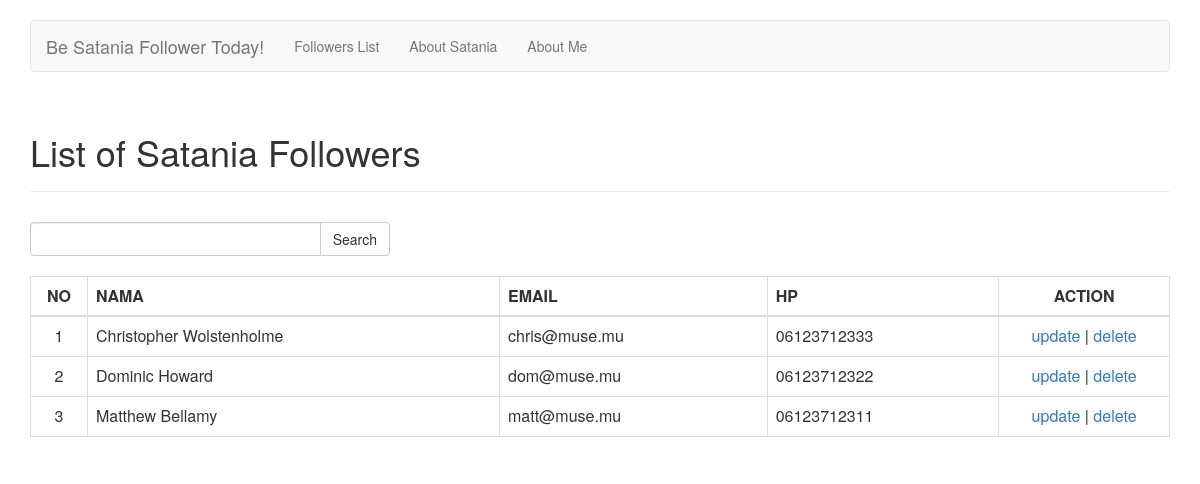
/list.php, run on an earlier commit of the app's database.
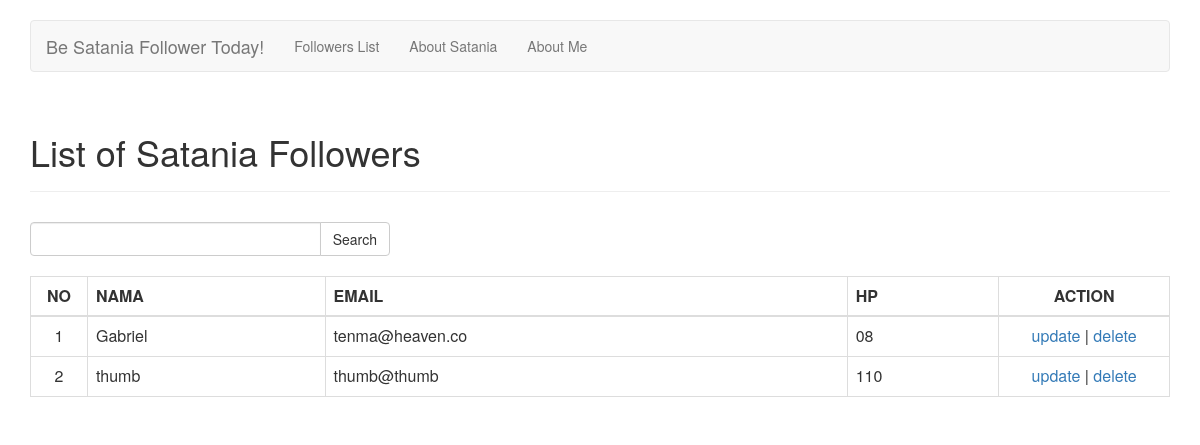
And on a later commit of the database.
### tables this page shows
CREATE TABLE `t_member` (
  `id` int(11) NOT NULL,
  `nama` varchar(100) NOT NULL,
  `email` varchar(75) NOT NULL,
  `hp` varchar(50) NOT NULL
);

### list.php (the view, shortened to what this page needs)
<html>
<head>
<?php
include "header.php";
include "connect.php";
$sql = mysqli_query($con,"SELECT id, nama, email, hp FROM t_member ORDER BY ID DESC");
?>
</head>
<body onload="apex_search.init();">
<div class="container">
<?php include "nav.php"; ?>
<div class="row">
    <div class="col-lg-12">
        <div class="page-header">
            <h1>List of Satania Followers</h1>
        </div>
    </div>
</div>
<p>
<div class="row">
<div class="col-lg-4">
    <div class="input-group">
	<input type="text" size="30" class="form-control" maxlength="1000" value="" id="S" onkeyup="apex_search.search(event);" />
	<span class="input-group-btn">
	<input type="button" class="btn btn-default" value="Search" onclick="apex_search.lsearch();"/>
	</span>
	</div>
</div>
</div>
<br />
<div class="row">
	<div class="col-md-12">
	<p>
		<table class="table table-hover table-bordered">
			<thead>
				<tr>
					<th width="5%"><center>NO</center></th>
					<th>NAMA</th>
					<th>EMAIL</th>
					<th>HP</th>
					<th width="15%"><center>ACTION</center></th>
				</tr>
			</thead>
			<tbody id="data">
			<?php $no=1;while ($row = mysqli_fetch_array($sql)) { ?>
				<tr>
					<td align="center"><?php echo $no; ?></td>
					<td><?php echo $row['nama']; ?></td>
					<td><?php echo $row['email']; ?></td>
					<td><?php echo $row['hp']; ?></td>
					<td align="center">
					<a href="edit.php?id=<?php echo $row['id']; ?>">update</a>
					|
					<a href="del.php?id=<?php echo $row['id']; ?>" onclick ="if (!confirm('Apakah Anda yakin akan menghapus data ini?')) return false;">delete</a>
					</td>
				</tr>
			<?php $no++; } ?>
			</tbody>
		</table>
	</p>
	</div>
</div>
</div>
</body>
</html>

### header.php (shortened to what this page needs)
<link rel="stylesheet" href="https://maxcdn.bootstrapcdn.com/bootstrap/3.3.4/css/bootstrap.min.css">

### nav.php (shortened to what this page needs)
<nav class="navbar navbar-default">
        <div class="container-fluid">
          <div class="navbar-header">
            <a class="navbar-brand" href="index.php">Be Satania Follower Today!</a>
          </div>
          <div id="navbar" class="navbar-collapse collapse">
            <ul class="nav navbar-nav">
              <li><a href="list.php">Followers List</a></li>
			  <li><a href="abouts.php">About Satania</a></li>
			  <li><a href="about.php">About Me</a></li>
            </ul>
          </div>
        </div>
</nav>

### header.php (style rules this page uses)
body { padding-top: 20px; padding-bottom: 20px; }
.navbar { margin-bottom: 20px; }

What changed in the data, as far as the page shows it:
removed t_member: nama "Christopher Wolstenholme", email "chris@muse.mu", hp "06123712333"
removed t_member: nama "Dominic Howard", email "dom@muse.mu", hp "06123712322"
removed t_member: nama "Matthew Bellamy", email "matt@muse.mu", hp "06123712311"
added t_member: nama "Gabriel", email "tenma@heaven.co", hp "08"
added t_member: nama "thumb", email "thumb@thumb", hp "110"
